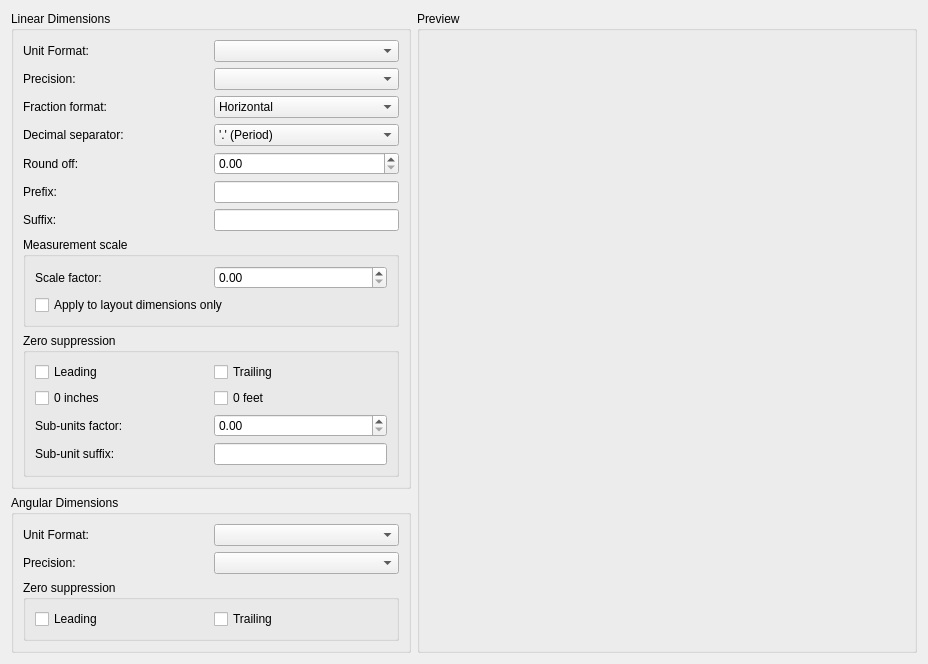
     <widget class="QWidget" name="tabPrimaryUnits">
      <attribute name="title">
       <string>Primary Units</string>
      </attribute>
      <layout class="QGridLayout" name="gridLayout_24">
       <item row="1" column="0">
        <widget class="QGroupBox" name="gbPrimaryUnitAngular">
         <property name="title">
          <string>Angular Dimensions</string>
         </property>
         <layout class="QGridLayout" name="gridLayout_27">
          <item row="1" column="0">
           <widget class="QLabel" name="label_46">
            <property name="text">
             <string>Precision:</string>
            </property>
           </widget>
          </item>
          <item row="2" column="0" colspan="2">
           <widget class="QGroupBox" name="groupBox_20">
            <property name="title">
             <string>Zero suppression</string>
            </property>
            <layout class="QGridLayout" name="gridLayout_26">
             <item row="0" column="0">
              <widget class="QCheckBox" name="cbAngularZerosLeading">
               <property name="toolTip">
                <string>Controls the suppression of leading zeros (DIMAZIN system variable)</string>
               </property>
               <property name="text">
                <string>Leading</string>
               </property>
              </widget>
             </item>
             <item row="0" column="1">
              <widget class="QCheckBox" name="cbAngularZerosTrailing">
               <property name="toolTip">
                <string>Controls the suppression of  trailing zeros. (DIMAZIN system variable)</string>
               </property>
               <property name="text">
                <string>Trailing</string>
               </property>
              </widget>
             </item>
            </layout>
           </widget>
          </item>
          <item row="0" column="0">
           <widget class="QLabel" name="label_45">
            <property name="text">
             <string>Unit Format:</string>
            </property>
           </widget>
          </item>
          <item row="1" column="1">
           <widget class="QG_ColorBox" name="cbAngularPrecision">
            <property name="toolTip">
             <string>Sets the number of decimal places for angular dimensions. DIMADEC system variable)</string>
            </property>
           </widget>
          </item>
          <item row="0" column="1">
           <widget class="QComboBox" name="cbAngularFormat">
            <property name="toolTip">
             <string>Sets the angular units format. (DIMAUNIT system variable)</string>
            </property>
           </widget>
          </item>
         </layout>
        </widget>
       </item>
       <item row="2" column="0">
        <spacer name="verticalSpacer_7">
         <property name="orientation">
          <enum>Qt::Vertical</enum>
         </property>
         <property name="sizeHint" stdset="0">
          <size>
           <width>0</width>
           <height>0</height>
          </size>
         </property>
        </spacer>
       </item>
       <item row="0" column="0">
        <widget class="QGroupBox" name="gbPrimaryUnitLinear">
         <property name="minimumSize">
          <size>
           <width>400</width>
           <height>0</height>
          </size>
         </property>
         <property name="title">
          <string>Linear Dimensions</string>
         </property>
         <layout class="QGridLayout" name="gridLayout_23">
          <item row="1" column="0">
           <widget class="QLabel" name="label_39">
            <property name="text">
             <string>Precision:</string>
            </property>
           </widget>
          </item>
          <item row="7" column="0" colspan="2">
           <widget class="QGroupBox" name="gbPrimaryUnitLinear_2">
            <property name="title">
             <string>Measurement scale</string>
            </property>
            <layout class="QGridLayout" name="gridLayout_22">
             <item row="0" column="0">
              <widget class="QLabel" name="label_11">
               <property name="text">
                <string>Scale factor:</string>
               </property>
              </widget>
             </item>
             <item row="0" column="1">
              <widget class="QDoubleSpinBox" name="dsbLinearScaleFactor">
               <property name="sizePolicy">
                <sizepolicy hsizetype="Preferred" vsizetype="Fixed">
                 <horstretch>0</horstretch>
                 <verstretch>0</verstretch>
                </sizepolicy>
               </property>
               <property name="toolTip">
                <string>Sets a scale factor for linear dimension measurements. It is recommended that you do not change this value from the default value of 1.00. (DIMLFAC system variable)</string>
               </property>
               <property name="singleStep">
                <double>0.100000000000000</double>
               </property>
              </widget>
             </item>
             <item row="1" column="0" colspan="2">
              <widget class="QCheckBox" name="cbLinearScaleApplyToLayoutDimsOnly">
               <property name="toolTip">
                <string>Applies the measurement scale factor only to dimensions created in layout viewports. </string>
               </property>
               <property name="text">
                <string>Apply to layout dimensions only</string>
               </property>
              </widget>
             </item>
            </layout>
           </widget>
          </item>
          <item row="2" column="0">
           <widget class="QLabel" name="label_40">
            <property name="text">
             <string>Fraction format:</string>
            </property>
           </widget>
          </item>
          <item row="4" column="0">
           <widget class="QLabel" name="label_42">
            <property name="text">
             <string>Round off:</string>
            </property>
           </widget>
          </item>
          <item row="3" column="0">
           <widget class="QLabel" name="label_41">
            <property name="text">
             <string>Decimal separator:</string>
            </property>
           </widget>
          </item>
          <item row="6" column="1">
           <widget class="QLineEdit" name="leLinearDimSuffix">
            <property name="sizePolicy">
             <sizepolicy hsizetype="Preferred" vsizetype="Fixed">
              <horstretch>0</horstretch>
              <verstretch>0</verstretch>
             </sizepolicy>
            </property>
            <property name="toolTip">
             <string>Includes a suffix that you specify in the dimension text. (DIMPOST system variable)</string>
            </property>
           </widget>
          </item>
          <item row="0" column="1">
           <widget class="QComboBox" name="cbLinearDimUnitFormat">
            <property name="toolTip">
             <string>Sets the current units format for all dimension types except Angular. (DIMLUNIT system variable)</string>
            </property>
           </widget>
          </item>
          <item row="5" column="0">
           <widget class="QLabel" name="label_43">
            <property name="text">
             <string>Prefix:</string>
            </property>
           </widget>
          </item>
          <item row="3" column="1">
           <widget class="QComboBox" name="cbLinearDimDecimalSeparator">
            <property name="toolTip">
             <string>Sets the separator for decimal formats. (DIMDSEP system variable)</string>
            </property>
            <item>
             <property name="text">
              <string>'.' (Period)</string>
             </property>
            </item>
            <item>
             <property name="text">
              <string>',' (Comma)</string>
             </property>
            </item>
           </widget>
          </item>
          <item row="4" column="1">
           <widget class="QDoubleSpinBox" name="dsbLinearDimRoundOff">
            <property name="toolTip">
             <string>Sets nearest rounding value for dimension measurements for all dimension types except Angular. (DIMRND system variable)</string>
            </property>
            <property name="singleStep">
             <double>0.100000000000000</double>
            </property>
           </widget>
          </item>
          <item row="1" column="1">
           <widget class="QG_ColorBox" name="cbLinearDimPrecision">
            <property name="toolTip">
             <string>Displays and sets the number of decimal places in the dimension text. (DIMDEC system variable)</string>
            </property>
           </widget>
          </item>
          <item row="5" column="1">
           <widget class="QLineEdit" name="leLinearDimPrefix">
            <property name="sizePolicy">
             <sizepolicy hsizetype="Preferred" vsizetype="Fixed">
              <horstretch>0</horstretch>
              <verstretch>0</verstretch>
             </sizepolicy>
            </property>
            <property name="toolTip">
             <string>Includes a prefix that you specify in the dimension text. (DIMPOST system variable)</string>
            </property>
           </widget>
          </item>
          <item row="0" column="0">
           <widget class="QLabel" name="label_38">
            <property name="text">
             <string>Unit Format:</string>
            </property>
           </widget>
          </item>
          <item row="2" column="1">
           <widget class="QG_ColorBox" name="cbLinearDimFractionFormat">
            <property name="toolTip">
             <string>Sets the format for fractions. (DIMFRAC system variable)</string>
            </property>
            <item>
             <property name="text">
              <string>Horizontal</string>
             </property>
            </item>
            <item>
             <property name="text">
              <string>Diagonal Stacked</string>
             </property>
            </item>
            <item>
             <property name="text">
              <string>Not Stacked</string>
             </property>
            </item>
           </widget>
          </item>
          <item row="6" column="0">
           <widget class="QLabel" name="label_44">
            <property name="text">
             <string>Suffix:</string>
            </property>
           </widget>
          </item>
          <item row="8" column="0" colspan="2">
           <widget class="QGroupBox" name="groupBox_16">
            <property name="title">
             <string>Zero suppression</string>
            </property>
            <layout class="QGridLayout" name="gridLayout_25">
             <item row="2" column="0">
              <widget class="QLabel" name="lblPrimarySubUnitFactor">
               <property name="text">
                <string>Sub-units factor:</string>
               </property>
              </widget>
             </item>
             <item row="0" column="1">
              <widget class="QCheckBox" name="cbZerosTrailing">
               <property name="toolTip">
                <string>Suppresses trailing zeros in all decimal dimensions. (DIMZIN system variable)</string>
               </property>
               <property name="text">
                <string>Trailing</string>
               </property>
              </widget>
             </item>
             <item row="1" column="0">
              <widget class="QCheckBox" name="cbZeros0Inch">
               <property name="toolTip">
                <string> Suppresses the inches portion of a feet-and-inches dimension when the distance is an integral number of feet (DIMZIN system variable)</string>
               </property>
               <property name="text">
                <string>0 inches</string>
               </property>
              </widget>
             </item>
             <item row="1" column="1">
              <widget class="QCheckBox" name="cbZeros0Feet">
               <property name="toolTip">
                <string>Suppresses the feet portion of a feet-and-inches dimension when the distance is less than one foot.  (DIMZIN system variable)</string>
               </property>
               <property name="text">
                <string>0 feet</string>
               </property>
              </widget>
             </item>
             <item row="0" column="0">
              <widget class="QCheckBox" name="cbZerosLeading">
               <property name="toolTip">
                <string>Suppresses leading zeros in all decimal dimensions (DIMZIN system variable)</string>
               </property>
               <property name="text">
                <string>Leading</string>
               </property>
              </widget>
             </item>
             <item row="3" column="0">
              <widget class="QLabel" name="lblPrimarySubUnitSuffix">
               <property name="text">
                <string>Sub-unit suffix:</string>
               </property>
              </widget>
             </item>
             <item row="2" column="1">
              <widget class="QDoubleSpinBox" name="bsbLinearZerosSuppressionSubUnitFactor">
               <property name="toolTip">
                <string>Sets the number of sub units to a unit. It is used to calculate the dimension distance in a sub unit when the distance is less than one unit. </string>
               </property>
               <property name="singleStep">
                <double>0.100000000000000</double>
               </property>
              </widget>
             </item>
             <item row="3" column="1">
              <widget class="QLineEdit" name="leLinearZerosSuppressionSubUnitSuffix">
               <property name="sizePolicy">
                <sizepolicy hsizetype="Preferred" vsizetype="Fixed">
                 <horstretch>0</horstretch>
                 <verstretch>0</verstretch>
                </sizepolicy>
               </property>
               <property name="toolTip">
                <string>Includes a suffix to the dimension value sub unit. You can enter text or use control codes to display special symbols.</string>
               </property>
              </widget>
             </item>
            </layout>
           </widget>
          </item>
         </layout>
        </widget>
       </item>
       <item row="0" column="1" rowspan="3">
        <widget class="QGroupBox" name="gbPreviewPrimary">
         <property name="minimumSize">
          <size>
           <width>500</width>
           <height>0</height>
          </size>
         </property>
         <property name="title">
          <string>Preview</string>
         </property>
        </widget>
       </item>
      </layout>
     </widget>
